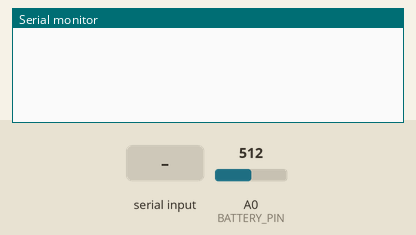
This sketch was run on a simulated Arduino Mega 2560, built with avr-gcc and run on an emulated ATmega2560. Shown: the last lines printed to the serial monitor. The test bench sets the inputs (shaded band); at power-on: A0 (BATTERY_PIN) = 512.

Above: at 1.5 s.
1.6 s: "CLEAR_DTC\n" received over Serial
At 4.4 s:
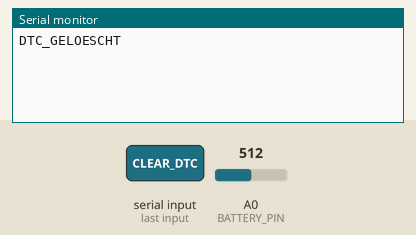
8.5 s: A0 (BATTERY_PIN) set to 510
At 11.7 s:
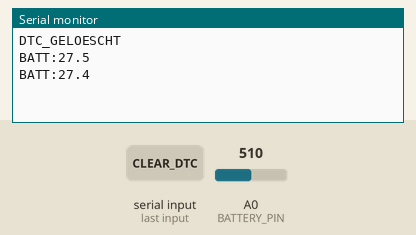

The sketch:

arduino_obd2_win11.ino
```cpp
#include <mcp_can.h>
#include <SPI.h>

#define CAN0_CS 53
#define CAN0_INT 2
MCP_CAN CAN0(CAN0_CS);

unsigned long lastDTCRequest = 0;
unsigned long lastRPMRequest = 0;
unsigned long lastSpeedRequest = 0;
unsigned long lastLoadRequest = 0;
unsigned long lastFuelRequest = 0;
unsigned long lastBoostRequest = 0;
unsigned long lastVoltageRequest = 0;

bool canInitialized = false;
bool obdConnected = false;
int dtcCount = 0;
int engineRPM = 0;
int vehicleSpeed = 0;
int engineLoad = 0;
int fuelLevel = 0;
int boostPressure = 0;
int batteryVoltage = 0;

unsigned long rxId;
unsigned char len;
unsigned char rxBuf[8];

const int BATTERY_PIN = A0;  // Analoger Eingang für Spannungsteiler
const float VOLTAGE_DIVIDER_RATIO = (100.0 + 10.0) / 10.0;  // R1=100k, R2=10k


void setup() {
  Serial.begin(115200);
  while (CAN0.begin(MCP_STDEXT, CAN_500KBPS, MCP_8MHZ) != CAN_OK) delay(200);
  CAN0.setMode(MCP_NORMAL);
  canInitialized = true;
}

void loop() {
  unsigned long now = millis();
  if (!canInitialized) return;
  if (!obdConnected) testOBDConnection();
  if (now - lastDTCRequest > 3000) { requestDTCCount(); lastDTCRequest = now; }
  if (now - lastRPMRequest > 500) { requestEngineRPM(); lastRPMRequest = now; }
  if (now - lastSpeedRequest > 500) { requestVehicleSpeed(); lastSpeedRequest = now; }
  if (now - lastLoadRequest > 500) { requestEngineLoad(); lastLoadRequest = now; }
  if (now - lastFuelRequest > 1000) { requestFuelLevel(); lastFuelRequest = now; }
  if (now - lastBoostRequest > 1000) { requestBoostPressure(); lastBoostRequest = now; }
  if (now - lastVoltageRequest > 5000) { requestBatteryVoltage(); lastVoltageRequest = now; }
  processSerialCommands();
}

void testOBDConnection() {
  unsigned char req[]={0x02,0x01,0x00,0,0,0,0,0};
  CAN0.sendMsgBuf(0x7DF,0,8,req);
  if(waitForResponse(0x7E8,500)&&rxBuf[1]==0x41&&rxBuf[2]==0x00) obdConnected=true;
}

void requestDTCCount() {
  if(!obdConnected) return;
  unsigned char req[]={0x02,0x01,0x01,0,0,0,0,0};
  CAN0.sendMsgBuf(0x7DF,0,8,req);
  if(waitForResponse(0x7E8,300)&&rxBuf[1]==0x41&&rxBuf[2]==0x01) {
    int c=rxBuf[3]&0x7F;
    if(c!=dtcCount){dtcCount=c;Serial.print("DTC_COUNT:");Serial.println(dtcCount);}
  }
}

void requestEngineRPM() {
  if(!obdConnected) return;
  unsigned char req[]={0x02,0x01,0x0C,0,0,0,0,0};
  CAN0.sendMsgBuf(0x7DF,0,8,req);
  if(waitForResponse(0x7E8,200)&&rxBuf[1]==0x41&&rxBuf[2]==0x0C) {
    int r=((rxBuf[3]*256)+rxBuf[4])/4;
    if(abs(r-engineRPM)>10){engineRPM=r;Serial.print("RPM:");Serial.println(engineRPM);}
  }
}

void requestVehicleSpeed() {
  if(!obdConnected) return;
  unsigned char req[]={0x02,0x01,0x0D,0,0,0,0,0};
  CAN0.sendMsgBuf(0x7DF,0,8,req);
  if(waitForResponse(0x7E8,200)&&rxBuf[1]==0x41&&rxBuf[2]==0x0D) {
    int s=rxBuf[3];
    if(s!=vehicleSpeed){vehicleSpeed=s;Serial.print("SPEED:");Serial.println(vehicleSpeed);}
  }
}

void requestEngineLoad() {
  if(!obdConnected) return;
  unsigned char req[]={0x02,0x01,0x04,0,0,0,0,0};
  CAN0.sendMsgBuf(0x7DF,0,8,req);
  if(waitForResponse(0x7E8,200)&&rxBuf[1]==0x41&&rxBuf[2]==0x04) {
    int l=(rxBuf[3]*100)/255;
    if(l!=engineLoad){engineLoad=l;Serial.print("LOAD:");Serial.println(engineLoad);}
  }
}

void requestFuelLevel() {
  if(!obdConnected) return;
  unsigned char req[]={0x02,0x01,0x2F,0,0,0,0,0};
  CAN0.sendMsgBuf(0x7DF,0,8,req);
  if(waitForResponse(0x7E8,200)&&rxBuf[1]==0x41&&rxBuf[2]==0x2F) {
    int f=(rxBuf[3]*100)/255;
    if(f!=fuelLevel){fuelLevel=f;Serial.print("FUEL:");Serial.println(fuelLevel);}
  }
}

void requestBoostPressure() {
  if(!obdConnected) return;
  unsigned char req[]={0x02,0x01,0x0B,0,0,0,0,0};
  CAN0.sendMsgBuf(0x7DF,0,8,req);
  if(waitForResponse(0x7E8,200)&&rxBuf[1]==0x41&&rxBuf[2]==0x0B) {
    int b=rxBuf[3];
    if(b!=boostPressure){boostPressure=b;Serial.print("BOOST:");Serial.println(boostPressure);}
  }
}

void requestBatteryVoltage() {
  int raw = analogRead(BATTERY_PIN);
  float volts = (raw / 1023.0) * 5.0 * VOLTAGE_DIVIDER_RATIO;
  int batt = int(volts * 10);  // z.B. 125 => 12.5V
  if (batt != batteryVoltage) {
    batteryVoltage = batt;
    Serial.print("BATT:");
    Serial.print(batt / 10);
    Serial.print('.');
    Serial.println(batt % 10);
  }
}


bool waitForResponse(unsigned long id,unsigned int t) {
  unsigned long s=millis();
  while(millis()-s<t){
    if(CAN0.checkReceive()==CAN_MSGAVAIL){
      CAN0.readMsgBuf(&rxId,&len,rxBuf);
      if(rxId>=0x7E8&&rxId<=0x7EF) return true;
    }
  }
  return false;
}

void clearDTCs() {
  unsigned char cmd[]={0x01,0x04,0,0,0,0,0,0};
  CAN0.sendMsgBuf(0x7DF,0,8,cmd);
  delay(1000);
  Serial.println("DTC_GELOESCHT");
}

void processSerialCommands() {
  if(Serial.available()){
    String cmd=Serial.readStringUntil('\n');cmd.trim();
    if(cmd=="CLEAR_DTC") clearDTCs();
  }
}
```

Measured:
- after the input at 1.6 s, the serial monitor: prints a new line after 1.4 s (image 1)
- after the input at 8.5 s, the serial monitor: prints a new line after 2.5 s (image 2)
